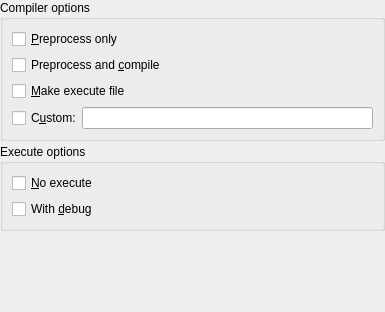
<?xml version="1.0" encoding="UTF-8"?>
<ui version="4.0">
 <class>BuildConfigurationsPage</class>
 <widget class="QWidget" name="BuildConfigurationsPage">
  <property name="geometry">
   <rect>
    <x>0</x>
    <y>0</y>
    <width>385</width>
    <height>312</height>
   </rect>
  </property>
  <property name="windowTitle">
   <string>Form</string>
  </property>
  <layout class="QVBoxLayout" name="verticalLayout">
   <property name="spacing">
    <number>3</number>
   </property>
   <property name="margin">
    <number>0</number>
   </property>
   <item>
    <widget class="QGroupBox" name="buildConfigurationsCompilerOptionsGroup">
     <property name="sizePolicy">
      <sizepolicy hsizetype="Preferred" vsizetype="Maximum">
       <horstretch>0</horstretch>
       <verstretch>0</verstretch>
      </sizepolicy>
     </property>
     <property name="title">
      <string>Compiler options</string>
     </property>
     <layout class="QVBoxLayout" name="verticalLayout_13">
      <item>
       <widget class="QCheckBox" name="buildConfigurationsPreprocessOnly">
        <property name="text">
         <string>&amp;Preprocess only</string>
        </property>
       </widget>
      </item>
      <item>
       <widget class="QCheckBox" name="buildConfigurationsCompile">
        <property name="text">
         <string>Preprocess and &amp;compile</string>
        </property>
       </widget>
      </item>
      <item>
       <widget class="QCheckBox" name="buildConfigurationsMakeExecuteFile">
        <property name="text">
         <string>&amp;Make execute file</string>
        </property>
       </widget>
      </item>
      <item>
       <layout class="QHBoxLayout" name="horizontalLayout_11">
        <property name="spacing">
         <number>0</number>
        </property>
        <item>
         <widget class="QCheckBox" name="buildConfigurationsCustomCompilerOption">
          <property name="text">
           <string>C&amp;ustom:</string>
          </property>
         </widget>
        </item>
        <item>
         <widget class="QLineEdit" name="buildConfigurationsCompilerOption"/>
        </item>
       </layout>
      </item>
     </layout>
    </widget>
   </item>
   <item>
    <widget class="QGroupBox" name="buildConfigurationsExecuteOptionsGroup">
     <property name="sizePolicy">
      <sizepolicy hsizetype="Preferred" vsizetype="Maximum">
       <horstretch>0</horstretch>
       <verstretch>0</verstretch>
      </sizepolicy>
     </property>
     <property name="title">
      <string>Execute options</string>
     </property>
     <layout class="QVBoxLayout" name="verticalLayout_15">
      <item>
       <widget class="QCheckBox" name="buildConfigurationsNoExecute">
        <property name="text">
         <string>&amp;No execute</string>
        </property>
       </widget>
      </item>
      <item>
       <widget class="QCheckBox" name="buildConfigurationsWithDebug">
        <property name="text">
         <string>With &amp;debug</string>
        </property>
       </widget>
      </item>
     </layout>
    </widget>
   </item>
   <item>
    <spacer name="verticalSpacer_8">
     <property name="orientation">
      <enum>Qt::Vertical</enum>
     </property>
     <property name="sizeHint" stdset="0">
      <size>
       <width>20</width>
       <height>113</height>
      </size>
     </property>
    </spacer>
   </item>
  </layout>
 </widget>
 <tabstops>
  <tabstop>buildConfigurationsPreprocessOnly</tabstop>
  <tabstop>buildConfigurationsCompile</tabstop>
  <tabstop>buildConfigurationsMakeExecuteFile</tabstop>
  <tabstop>buildConfigurationsCustomCompilerOption</tabstop>
  <tabstop>buildConfigurationsCompilerOption</tabstop>
  <tabstop>buildConfigurationsNoExecute</tabstop>
  <tabstop>buildConfigurationsWithDebug</tabstop>
 </tabstops>
 <resources/>
 <connections/>
</ui>
